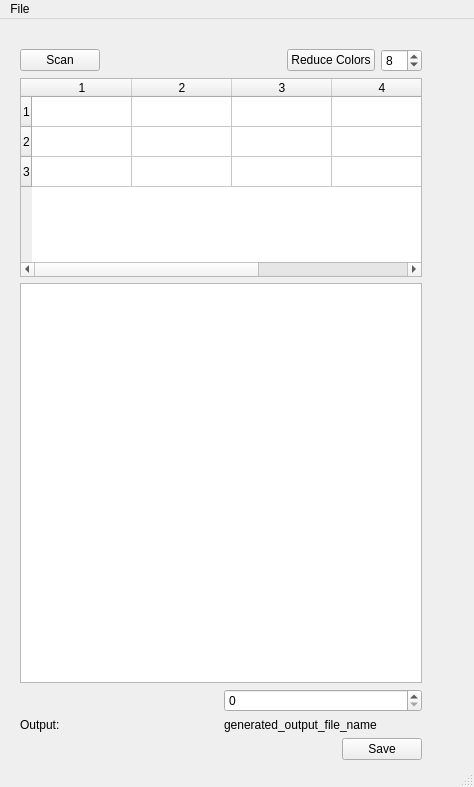
<?xml version="1.0" encoding="UTF-8"?>
<ui version="4.0">
 <class>MainWindow</class>
 <widget class="QMainWindow" name="MainWindow">
  <property name="geometry">
   <rect>
    <x>0</x>
    <y>0</y>
    <width>474</width>
    <height>787</height>
   </rect>
  </property>
  <property name="sizePolicy">
   <sizepolicy hsizetype="Expanding" vsizetype="Expanding">
    <horstretch>0</horstretch>
    <verstretch>0</verstretch>
   </sizepolicy>
  </property>
  <property name="windowTitle">
   <string>MainWindow</string>
  </property>
  <widget class="QWidget" name="centralwidget">
   <property name="sizePolicy">
    <sizepolicy hsizetype="Expanding" vsizetype="Expanding">
     <horstretch>0</horstretch>
     <verstretch>0</verstretch>
    </sizepolicy>
   </property>
   <property name="minimumSize">
    <size>
     <width>0</width>
     <height>0</height>
    </size>
   </property>
   <widget class="QWidget" name="">
    <property name="geometry">
     <rect>
      <x>20</x>
      <y>30</y>
      <width>402</width>
      <height>711</height>
     </rect>
    </property>
    <layout class="QVBoxLayout" name="verticalLayout_2">
     <item>
      <layout class="QHBoxLayout" name="horizontalLayout">
       <item>
        <widget class="KPushButton" name="scanButton">
         <property name="text">
          <string>Scan</string>
         </property>
        </widget>
       </item>
       <item>
        <spacer name="topSpacer">
         <property name="orientation">
          <enum>Qt::Horizontal</enum>
         </property>
         <property name="sizeHint" stdset="0">
          <size>
           <width>40</width>
           <height>20</height>
          </size>
         </property>
        </spacer>
       </item>
       <item>
        <widget class="KPushButton" name="reduceColorsButton">
         <property name="text">
          <string>Reduce Colors</string>
         </property>
        </widget>
       </item>
       <item>
        <widget class="KIntSpinBox" name="numColorSpinBox">
         <property name="minimum">
          <number>2</number>
         </property>
         <property name="maximum">
          <number>16</number>
         </property>
         <property name="value">
          <number>8</number>
         </property>
        </widget>
       </item>
      </layout>
     </item>
     <item>
      <widget class="KColorCells" name="colorEditorCells">
       <row/>
       <row/>
       <row/>
       <column/>
       <column/>
       <column/>
       <column/>
       <column/>
      </widget>
     </item>
     <item>
      <widget class="QGraphicsView" name="previewView">
       <property name="sizePolicy">
        <sizepolicy hsizetype="MinimumExpanding" vsizetype="MinimumExpanding">
         <horstretch>0</horstretch>
         <verstretch>0</verstretch>
        </sizepolicy>
       </property>
       <property name="minimumSize">
        <size>
         <width>400</width>
         <height>400</height>
        </size>
       </property>
      </widget>
     </item>
     <item>
      <layout class="QVBoxLayout" name="verticalLayout">
       <item>
        <layout class="QHBoxLayout" name="horizontalLayout_2">
         <item>
          <layout class="QHBoxLayout" name="horizontalLayout_3">
           <item>
            <widget class="KUrlRequester" name="baseFileNameRequester"/>
           </item>
           <item>
            <widget class="KIntSpinBox" name="FileSeqSpinBox"/>
           </item>
          </layout>
         </item>
        </layout>
       </item>
       <item>
        <layout class="QHBoxLayout" name="horizontalLayout_5">
         <item>
          <widget class="QLabel" name="generatedOutputNameTextLabel">
           <property name="text">
            <string>Output:</string>
           </property>
          </widget>
         </item>
         <item>
          <widget class="QLabel" name="generatedOutputNameLabel">
           <property name="text">
            <string>generated_output_file_name</string>
           </property>
          </widget>
         </item>
        </layout>
       </item>
       <item>
        <layout class="QHBoxLayout" name="horizontalLayout_4">
         <item>
          <spacer name="horizontalSpacer_2">
           <property name="orientation">
            <enum>Qt::Horizontal</enum>
           </property>
           <property name="sizeHint" stdset="0">
            <size>
             <width>40</width>
             <height>20</height>
            </size>
           </property>
          </spacer>
         </item>
         <item>
          <widget class="KPushButton" name="saveButton">
           <property name="text">
            <string>Save</string>
           </property>
          </widget>
         </item>
        </layout>
       </item>
      </layout>
     </item>
    </layout>
   </widget>
  </widget>
  <widget class="QMenuBar" name="menubar">
   <property name="geometry">
    <rect>
     <x>0</x>
     <y>0</y>
     <width>474</width>
     <height>20</height>
    </rect>
   </property>
   <widget class="QMenu" name="menuFile">
    <property name="title">
     <string>File</string>
    </property>
    <addaction name="actionQuit"/>
   </widget>
   <addaction name="menuFile"/>
  </widget>
  <widget class="QStatusBar" name="statusbar">
   <property name="sizePolicy">
    <sizepolicy hsizetype="Expanding" vsizetype="MinimumExpanding">
     <horstretch>0</horstretch>
     <verstretch>0</verstretch>
    </sizepolicy>
   </property>
   <property name="minimumSize">
    <size>
     <width>0</width>
     <height>20</height>
    </size>
   </property>
  </widget>
  <action name="actionQuit">
   <property name="text">
    <string>Quit</string>
   </property>
  </action>
 </widget>
 <customwidgets>
  <customwidget>
   <class>KPushButton</class>
   <extends>QPushButton</extends>
   <header>kpushbutton.h</header>
  </customwidget>
  <customwidget>
   <class>KIntSpinBox</class>
   <extends>QSpinBox</extends>
   <header>knuminput.h</header>
  </customwidget>
  <customwidget>
   <class>KUrlRequester</class>
   <extends>QFrame</extends>
   <header>kurlrequester.h</header>
  </customwidget>
  <customwidget>
   <class>KColorCells</class>
   <extends>QTableWidget</extends>
   <header>kcolordialog.h</header>
  </customwidget>
 </customwidgets>
 <resources/>
 <connections>
  <connection>
   <sender>actionQuit</sender>
   <signal>activated()</signal>
   <receiver>MainWindow</receiver>
   <slot>close()</slot>
   <hints>
    <hint type="sourcelabel">
     <x>-1</x>
     <y>-1</y>
    </hint>
    <hint type="destinationlabel">
     <x>399</x>
     <y>299</y>
    </hint>
   </hints>
  </connection>
 </connections>
</ui>
